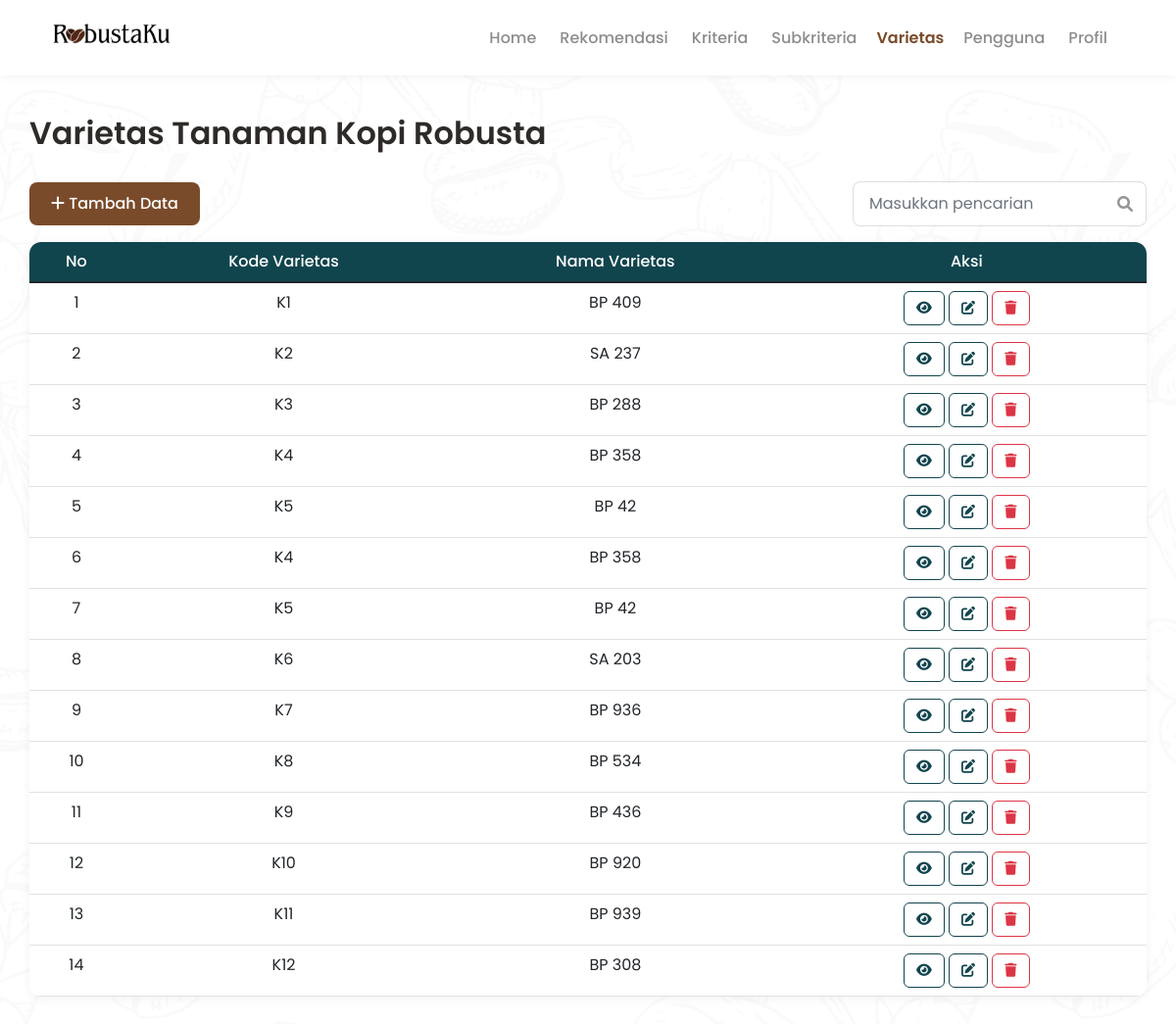
The page /varietas.php (signed in) on the database as committed earlier.
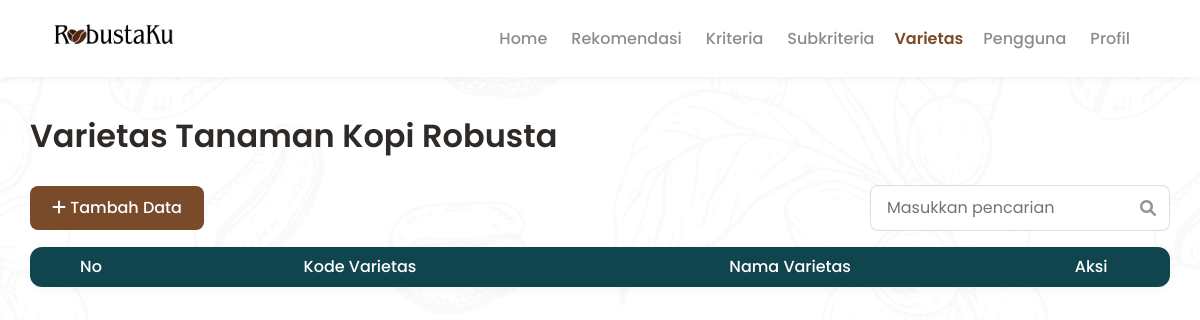
The same page on the database as committed later.
### tables this page shows
CREATE TABLE `varietas` (
  `id_varietas` int(11) NOT NULL,
  `kode_varietas` varchar(20) NOT NULL,
  `nama_varietas` varchar(20) NOT NULL
);

### varietas.php (the view, shortened to what this page needs)
<?php
include "koneksi.php";
$query = mysqli_query($koneksi, "SELECT * FROM varietas ORDER BY id_varietas ASC");
?>
<!DOCTYPE html>
<html lang="id">
<head>
    <link href="https://cdn.jsdelivr.net/npm/bootstrap@5.1.3/dist/css/bootstrap.min.css" rel="stylesheet">
    <link rel="stylesheet" href="https://cdnjs.cloudflare.com/ajax/libs/font-awesome/6.0.0/css/all.min.css">
</head>
<body>
    <nav class="navbar navbar-expand-lg navbar-custom">
        <div class="container">
            <div class="brand-wrap">
                <a href="homepage.php"><img src="assets/img/logo.png" alt="RobustaKu Logo"></a>
            </div>
            <div class="collapse navbar-collapse justify-content-end" id="navMenu">
                <ul class="navbar-nav align-items-center me-3">
                    <li class="nav-item"><a class="nav-link unactive" href="homepage.php">Home</a></li>
                    <li class="nav-item"><a class="nav-link unactive" href="rekomendasi.php">Rekomendasi</a></li>
                    <li class="nav-item"><a class="nav-link unactive" href="kriteria.php">Kriteria</a></li>
                    <li class="nav-item"><a class="nav-link unactive" href="subkriteria.php">Subkriteria</a></li>
                    <li class="nav-item"><a class="nav-link active" href="varietas.php">Varietas</a></li>
                    <li class="nav-item"><a class="nav-link unactive" href="pengguna.php">Pengguna</a></li>
                    <li class="nav-item"><a class="nav-link unactive" href="profil.php">Profil</a></li>
                </ul>
            </div>
        </div>
    </nav>
    <div class="container container-content">
        <h2>Varietas Tanaman Kopi Robusta</h2>
        <div class="d-flex justify-content-between align-items-center mb-3">
            <button class="btn-primary" data-bs-toggle="modal" data-bs-target="#modalTambah">
                <i class="fas fa-plus"></i> Tambah Data
            </button>
            <div class="search-box">
                <input type="text" id="searchInput" class="form-control" placeholder="Masukkan pencarian">
                <i class="fas fa-search"></i>
            </div>
        </div>
        <div class="table-container">
            <table class="table table-hover mb-0" id="dataTable">
                <thead>
                    <tr>
                        <th>No</th>
                        <th>Kode Varietas</th>
                        <th>Nama Varietas</th>
                        <th>Aksi</th>
                    </tr>
                </thead>
                <tbody>
                    <?php
                    $no = 1;
                    while ($data = mysqli_fetch_array($query)) {
                        $id_var = $data['id_varietas'];
                        $query_sub_edit = mysqli_query($koneksi, "SELECT id_subkriteria FROM matriks WHERE id_varietas = '$id_var' ORDER BY id_kriteria ASC");
                        $sub_array = [];
                        while ($sub_row = mysqli_fetch_array($query_sub_edit)) {
                            $sub_array[] = $sub_row['id_subkriteria'];
                        }
                        $sub_json = json_encode($sub_array);
                        echo "<tr>
                                <td>{$no}</td>
                                <td>{$data['kode_varietas']}</td>
                                <td>{$data['nama_varietas']}</td>
                                <td>
                                    <button class='btn-view' onclick='viewData({$data['id_varietas']}, \"{$data['kode_varietas']}\", \"{$data['nama_varietas']}\", {$sub_json})'>
                                        <i class='fas fa-eye'></i>
                                    </button>
                                    <button class='btn-edit' onclick='editData({$data['id_varietas']}, \"{$data['kode_varietas']}\", \"{$data['nama_varietas']}\", {$sub_json})'>
                                        <i class='fas fa-edit'></i>
                                    </button>
                                    <button class='btn-hapus' onclick='hapusData({$data['id_varietas']}, \"{$data['kode_varietas']}\")'>
                                        <i class='fas fa-trash'></i>
                                    </button>
                                </td>
                            </tr>";
                        $no++;
                    }
                    ?>
                </tbody>
            </table>
        </div>
    </div>
    </body>
    </html>

### varietas.php (style rules this page uses)
:root { --robusta-brown: #7a4b2a; --robusta-brown-dark: #6b3f22; --text-dark: #2e2a28; }
html, body { height: 100%; margin: 0; font-family: "Poppins", sans-serif; -webkit-font-smoothing: antialiased; -moz-osx-font-smoothing: grayscale; color: var(--text-dark); background-color: #ffffff; background-image: url('assets/img/coffeepattern.png'); background-repeat: repeat; background-position: center; background-size: 100%; }
.navbar-custom { background: #fff; padding: 14px 0; box-shadow: 0 2px 8px rgba(0,0,0,0.05); }
.navbar .container { max-width: 1140px; }
.brand-wrap { display: flex; align-items: center; gap: 12px; }
.brand-wrap img { width: 140px; height: auto; display: block; }
.nav-link { color: var(--robusta-brown); font-weight: 600; padding: 8px 12px; }
.navbar .nav-link.unactive { color: rgba(0,0,0,0.45); font-weight: 500; padding: 8px 12px; }
.container-content { padding: 40px 0; }
h2 { font-weight: 600; color: var(--text-dark); margin-bottom: 30px; }
.btn-primary { background: var(--robusta-brown); border: none; padding: 10px 22px; border-radius: 8px; font-weight: 500; text-decoration: none; }
.table-container { background: #fff; border-radius: 12px; box-shadow: 0 2px 12px rgba(0,0,0,0.05); overflow: hidden; margin-bottom: 30px; }
table { margin: 0; }
thead { background: #11454E; color: #fff; }
thead th { font-weight: 500; padding: 16px; border: none; text-align: center; }
.search-box { position: relative; max-width: 300px; }
.search-box input { border-radius: 8px; border: 1px solid rgba(46,42,40,0.15); padding: 10px 40px 10px 16px; width: 100%; }
.search-box i { position: absolute; right: 14px; top: 50%; transform: translateY(-50%); color: rgba(46,42,40,0.5); }
tbody td { padding: 14px 16px; vertical-align: center; text-align: center; }
tbody tr { padding: 14px 16px; vertical-align: center; }
.btn-view { background: transparent; border: 1px solid #11454E; color: #11454E; padding: 6px 12px; border-radius: 6px; font-size: 14px; cursor: pointer; }
.btn-edit { background: transparent; border: 1px solid #11454E; color: #11454E; padding: 6px 12px; border-radius: 6px; font-size: 14px; cursor: pointer; }
.btn-hapus { background: transparent; border: 1px solid #dc3545; color: #dc3545; padding: 6px 12px; border-radius: 6px; font-size: 14px; cursor: pointer; }

Rows that differ between the two databases and show on the page:
removed varietas: kode_varietas "K1", nama_varietas "BP 409"
removed varietas: kode_varietas "K2", nama_varietas "SA 237"
removed varietas: kode_varietas "K3", nama_varietas "BP 288"
removed varietas: kode_varietas "K4", nama_varietas "BP 358"
removed varietas: kode_varietas "K5", nama_varietas "BP 42"
removed varietas: kode_varietas "K4", nama_varietas "BP 358"
removed varietas: kode_varietas "K5", nama_varietas "BP 42"
removed varietas: kode_varietas "K6", nama_varietas "SA 203"
removed varietas: kode_varietas "K7", nama_varietas "BP 936"
removed varietas: kode_varietas "K8", nama_varietas "BP 534"
removed varietas: kode_varietas "K9", nama_varietas "BP 436"
removed varietas: kode_varietas "K10", nama_varietas "BP 920"
removed varietas: kode_varietas "K11", nama_varietas "BP 939"
removed varietas: kode_varietas "K12", nama_varietas "BP 308"
